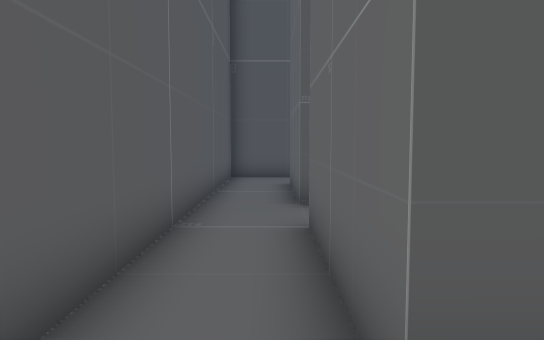
[1] (above)

23 first-person views from a walk through a scene from a Unity 3-D project. The camera is 1.2 m above the floor, tilts 4° down and sees 70° across. The floor is counted in squares, 1 m on a side. Each view is taken from the middle of a square. On the plan, view 1 faces up. The plan holds only what a view shows up to about 15 squares ahead; the rest is blank. The place goes on beyond the plan. The player character is not drawn.

[2]
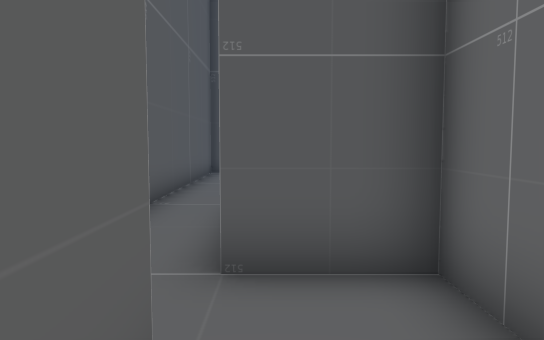

[3]
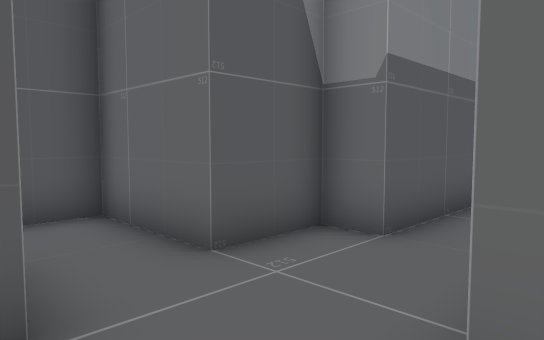

[4]
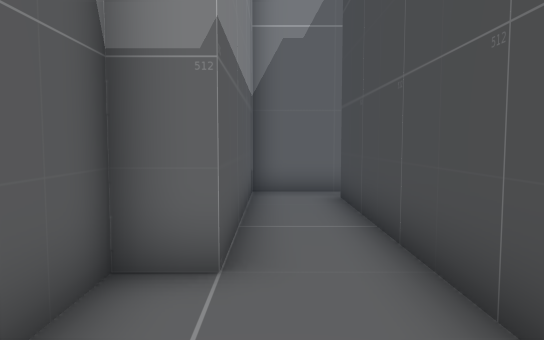

[5]
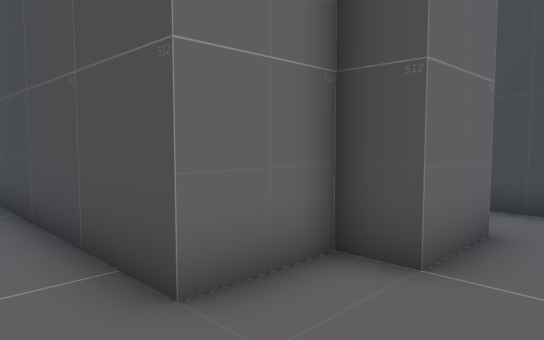

[6]
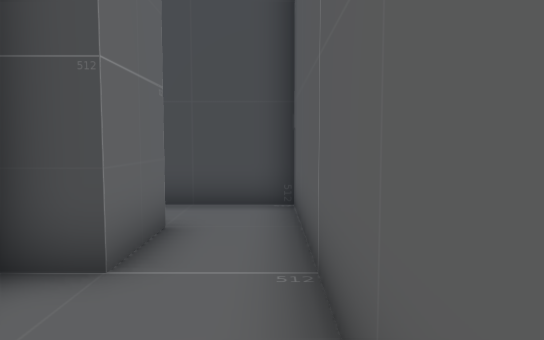

[7]
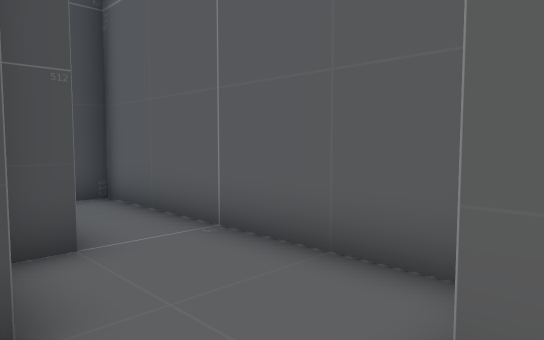

[8]
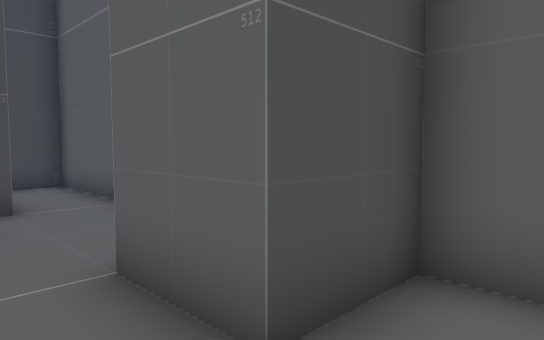

[9]
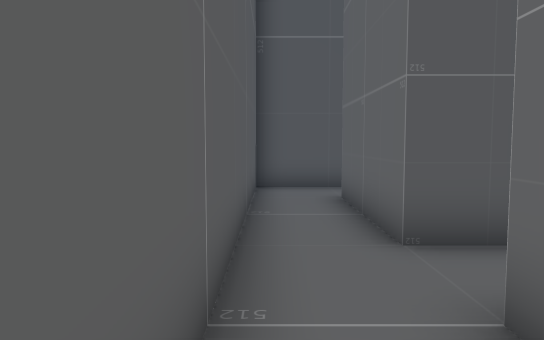

[10]
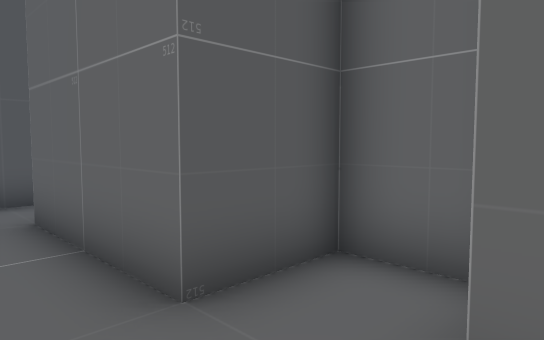

[11]
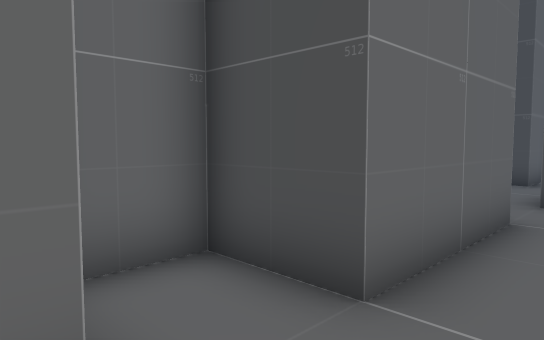

[12]
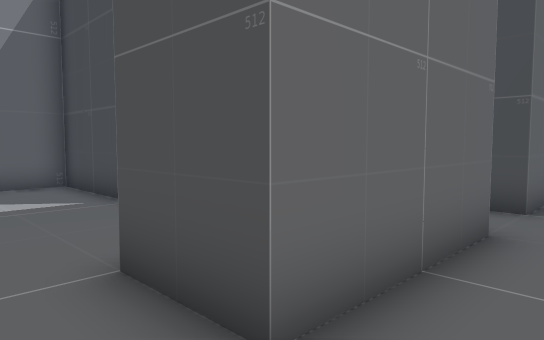

[13]
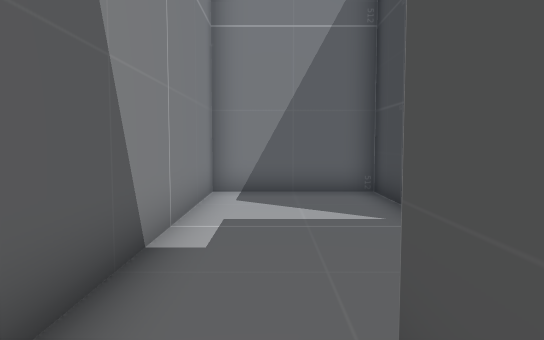

[14]
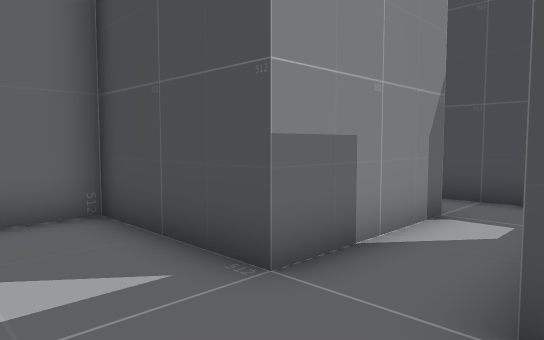

[15]
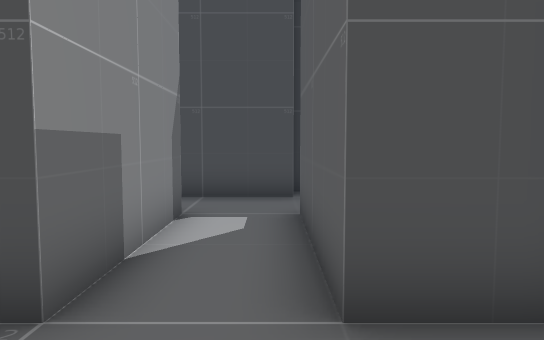

[16]
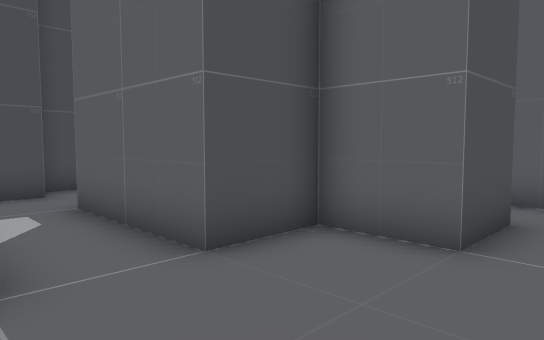

[17]
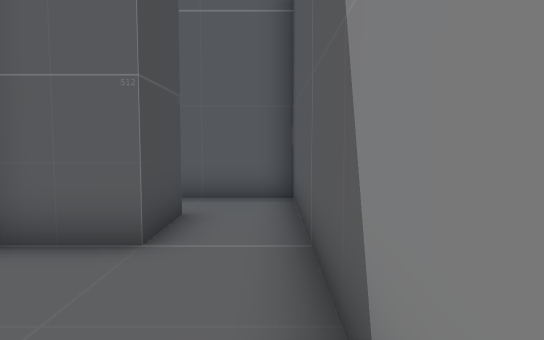

[18]
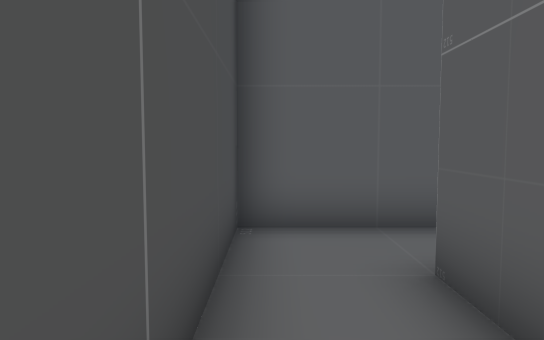

[19]
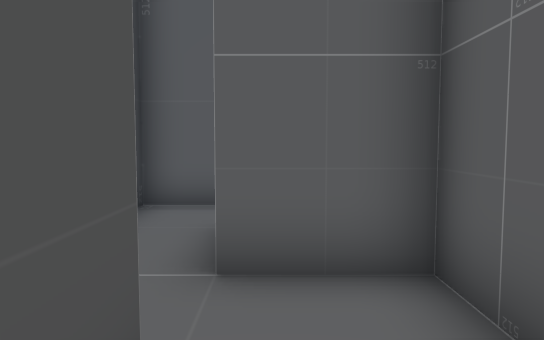

[20]
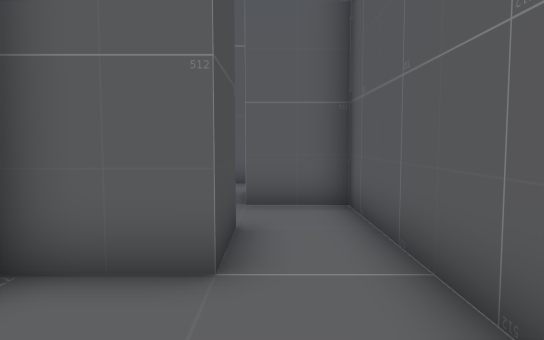

[21]
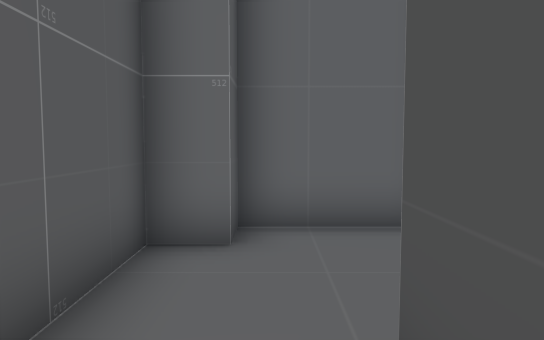

[22]
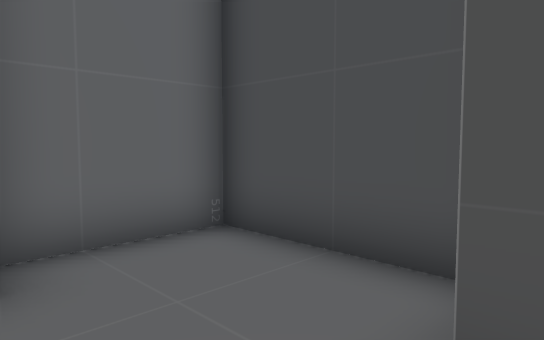

[23]
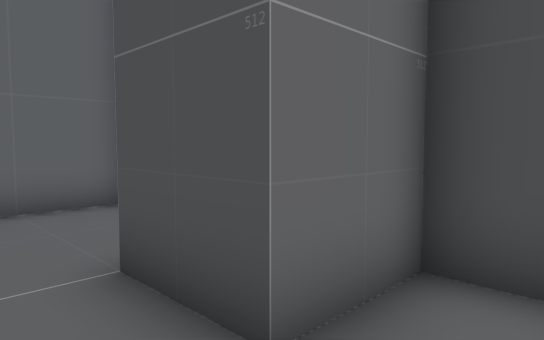

### Floor plan
Points are (right, up) in squares from view 1. A wall is a line through its corners. A room is listed if a view was taken in it or the views show most of it. See-through windows are left out.
Room 1 (views 1, 8, 9, 10, 11, 12)
walls: (2.5, -0.5) (2.5, 1.5) (0.5, 1.5) (0.5, 5.5) (2.5, 5.5) (2.5, 7.5) (0.5, 7.5) (0.5, 11.5); (0.6, 13.5) (-1.4, 13.5) (-1.4, -0.5) (0.5, -0.5)
ways out: opening at (1.5, -1) to room 2; opening at (1.5, 12.5) to room 3
Room 2 (views 2, 3, 4, 5, 6, 7)
walls: (0.5, -0.5) (0.5, -2.6); (-1.4, -3.1) (-1.4, -10.5) (2.5, -10.5); (2, -8.5) (0.5, -8.5) (0.5, -6.5) (1.5, -6.5) (1.5, -4.5) (9.6, -4.5); (10.1, -2.5) (4.5, -2.5) (4.5, -1.5) (2.5, -1.5) (2.5, -0.5); (10.5, -4.7) (10.5, -2.5)
ways out: opening at (1.5, -1) to room 1; opening at (1.5, -9.5) to room 4
Room 3 (views 13, 14, 15, 16, 17)
walls: (6.5, 5.4) (6.5, 9.5) (10.5, 9.5) (10.5, 13.5) (0.6, 13.5); (0.5, 11.5) (2.5, 11.5) (2.5, 9.5) (4.5, 9.5) (4.5, 5.4); (4.5, 3.5) (6.4, 3.5); (3.5, 2.5) (4.5, 2.5)
ways out: opening at (1.5, 12.5) to room 1; opening at (7.5, 4.5)
Room 4 (views 18, 23)
walls: (4.5, -6.5) (2.5, -6.5) (2.5, -8.6); (2.5, -10.5) (4.5, -10.5) (4.5, -8.5)
ways out: opening at (1.5, -9.5) to room 2; opening at (5.5, -7.5) to room 5
Room 5 (views 19, 20, 21, 22)
walls: (7.1, -10.5) (10.5, -10.5) (10.5, -7.5) (9.5, -7.5) (9.5, -6.5) (4.5, -6.5); (4.5, -8.5) (6.5, -8.5) (6.5, -10.5)
ways out: opening at (5.5, -7.5) to room 4

Positions as (right, up) in squares from view 1, and headings:
1: (0, 0), facing up
2: (1, -2), facing up
3: (0, -5), facing up-right
4: (1, -3), facing right
5: (-1, -3), facing down-right
6: (-1, -3), facing down
7: (2, -2), facing down-left
8: (2, 1), facing down-left
9: (-1, 3), facing up
10: (-1, 5), facing up-right
11: (-1, 8), facing down-right
12: (-1, 13), facing down-right
13: (1, 12), facing right
14: (4, 12), facing down-right
15: (5, 12), facing down
16: (7, 13), facing down-left
17: (7, 13), facing left
18: (4, -10), facing left
19: (6, -8), facing left
20: (10, -8), facing left
21: (5, -8), facing right
22: (6, -7), facing down-right
23: (3, -7), facing down-right
